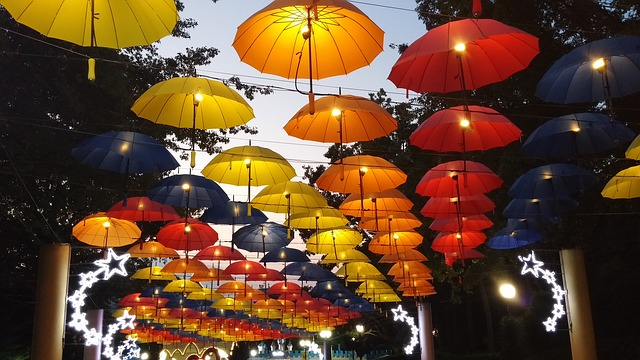
#> input picture assignment1/images/umbrellas.jpg, 640 x 360 px
$ python assigment1.py
#> lines starting #> are read from the running program, lines starting #| are printed output that depends on the picture; after the words box and inside, x2 and y2 are one past the last pixel; in counts of white or black regions, pixels touching at a corner belong together
import cv2
from matplotlib import pyplot as plt
import numpy as np

# EXERCISE 1
# 1a
I = cv2.imread('images/umbrellas.jpg')
#> I is the input picture: shape (360, 640, 3); mean B, G, R 47.4, 72.9, 105.2
I = cv2.cvtColor(I, cv2.COLOR_BGR2RGB)
# [8 lines of commented-out code are left out]
I_float = I.astype(np.float64)
I_grayscale = np.sum(I_float, axis=2) / 3
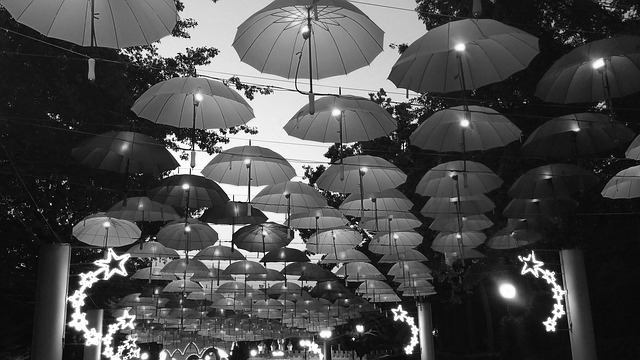
#> I_grayscale: shape (360, 640) float64; min 0, max 255, mean 75.2
#plt.imshow(I_grayscale, cmap='gray')
#plt.show()

# 1c & d
#cutout = I[130:260, 240:450, 1]
I_cutout = np.copy(I)
I_cutout[130:260, 240:450, :] = 255 - I_cutout[130:260, 240:450, :]
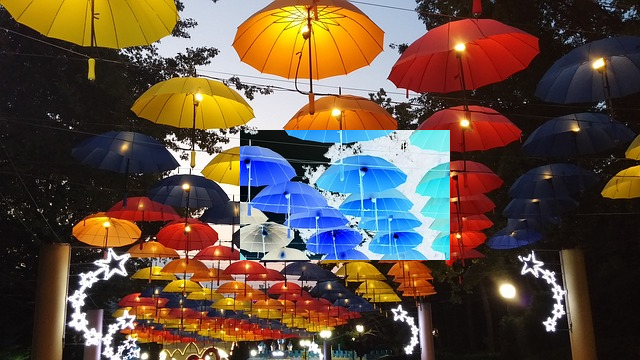
#> I_cutout: shape (360, 640, 3); mean R, G, B 98.4, 79.5, 66.5
#plt.imshow(I_cutout)
#plt.show()

# 1e
I_g = cv2.cvtColor(I, cv2.COLOR_RGB2GRAY)
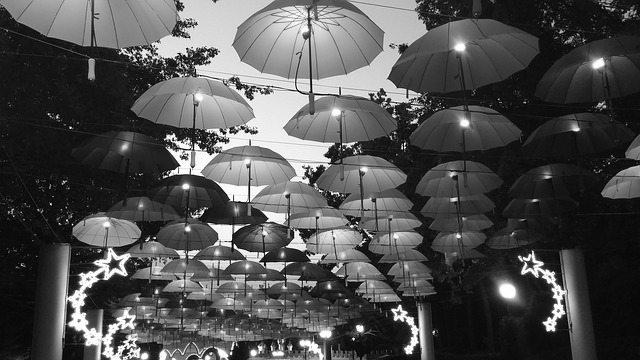
#> I_g: shape (360, 640); min 0, max 255, mean 79.6
I_g_float = I_g.astype(np.float64) / 255 #vrednosti med 0-1
I_g_reduced = I_g_float * 0.3 #vrednosti med 0-0.3
# [8 lines of commented-out code are left out]
I2 = cv2.imread('images/bird.jpg')
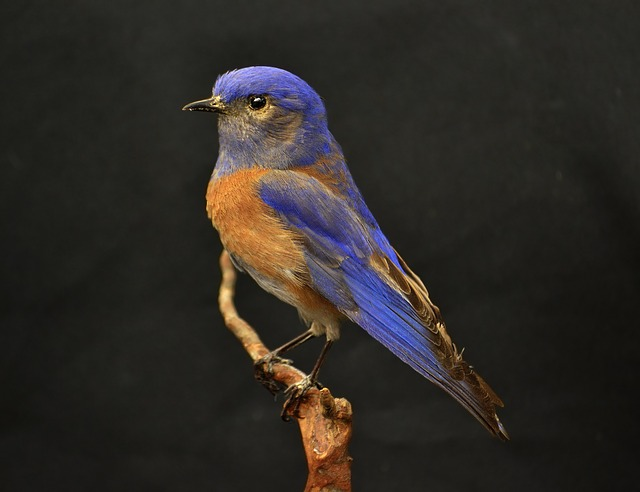
#> input picture assignment1/images/bird.jpg, 640 x 492 px
#> I2 is the input picture: shape (492, 640, 3); mean B, G, R 37.6, 42.1, 46.1
I2 = cv2.cvtColor(I2, cv2.COLOR_BGR2RGB)
I2_g = cv2.cvtColor(I2, cv2.COLOR_RGB2GRAY)
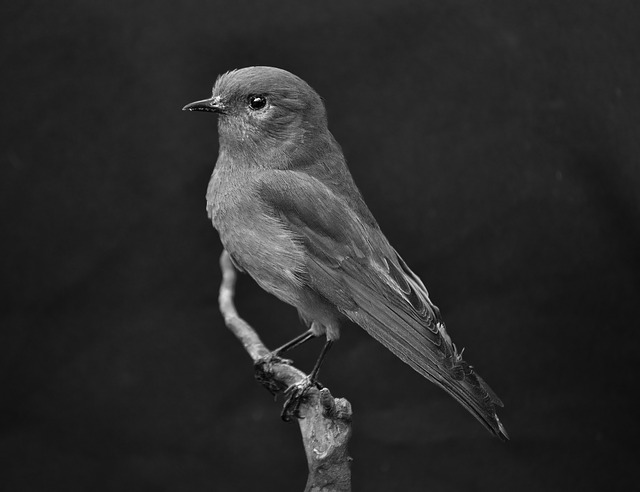
#> I2_g: shape (492, 640); min 0, max 254, mean 42.8
I2_g_float = I2_g.astype(np.float64) / 255.0
I_threshold1 = np.copy(I2_g_float)
threshold = 0.3
I_threshold1[I2_g_float < threshold] = 0
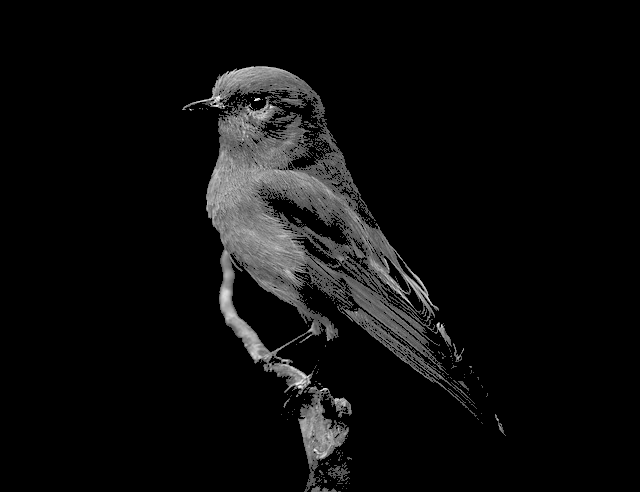
#> I_threshold1: shape (492, 640) float64; min 0, max 0.996, mean 0.0511
I_threshold1[I2_g_float >= threshold] = 1
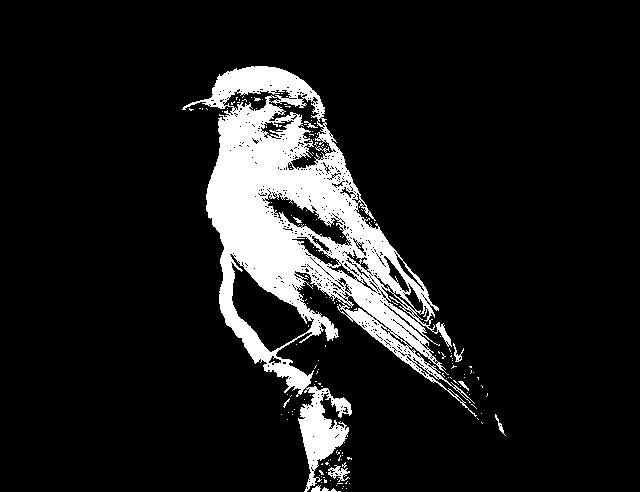
#> I_threshold1: shape (492, 640) float64; values 0 (black) and 1 (white), 11.2% white; 167 white regions (158 under 20 px), largest, box (x1, y1, x2, y2) and area: (182, 66, 477, 492) 34309, (328, 465, 350, 482) 168, (311, 485, 337, 492) 89
#plt.imshow(I_threshold1, cmap='gray')
#plt.show()
I_threshold2 = np.copy(I2_g_float)
I_threshold2 = np.where(I2_g_float >= threshold, 1, 0)
#plt.imshow(I_threshold2, cmap='gray')
#plt.show()

# 2b
def myhist(I_g, n_bins):
#> called with n_bins = 20
    pixels = I_g.reshape(-1)
    H = np.zeros(n_bins)
    interval = 1.0 / n_bins
    for value in pixels:
        index = int(value/interval)
        if index == n_bins: #value = 1.0
            index = n_bins - 1
        H[index] += 1
#> this loop made 314880 passes
#> value on passes 1 to 3: 0.122, 0.122, 0.122
#> after the loop, H = 20 values, max 163581 at index 2, min 13 at index 19, mean 15744
    H = H / len(pixels)
#> H = 20 values, max 0.52 at index 2, min 4.13e-05 at index 19, mean 0.05
    return H

n_bins = 20
#n_bins = 100
H = myhist(I2_g_float, n_bins)
#plt.bar(np.arange(n_bins), H)
#plt.show()

#2c
Im = cv2.imread('images/umbrellas.jpg')
Im = cv2.cvtColor(Im, cv2.COLOR_BGR2RGB)
Im_g = cv2.cvtColor(Im, cv2.COLOR_RGB2GRAY)
Im_g_float = Im_g.astype(np.float64) / 255.0
Imb = cv2.imread('images/umbrellas_bright.jpg')
#> (the run stopped early here; a loop or call above may not have finished)
